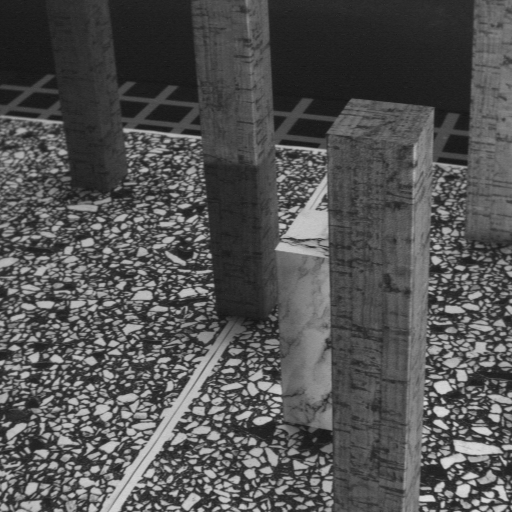
#> input picture Flow_LK/data/insight23.png, 512 x 512 px
$ python test.py
#> lines starting #> are read from the running program, lines starting #| are printed output that depends on the picture
import cv2
import numpy as np
import matplotlib.pyplot as plt

img0 = cv2.imread("data/insight23.png", cv2.IMREAD_GRAYSCALE)
#> img0 is the input picture: shape (512, 512); min 19, max 223, mean 82.1
img1 = cv2.imread("data/insight25.png", cv2.IMREAD_GRAYSCALE)
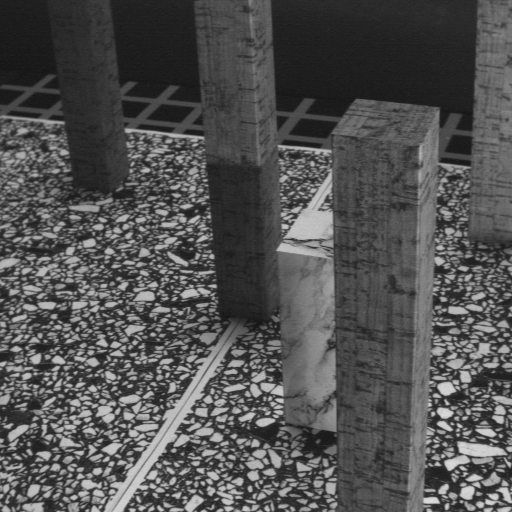
#> input picture Flow_LK/data/insight25.png, 512 x 512 px
#> img1 is the input picture: shape (512, 512); min 18, max 222, mean 81.4

feature_params = dict(maxCorners=100, qualityLevel=0.3, minDistance=7, blockSize=7)
lk_params = dict(
        winSize=(15, 15),
        maxLevel=2,
        criteria=(cv2.TERM_CRITERIA_EPS | cv2.TERM_CRITERIA_COUNT, 10, 0.03),
    )

flow = cv2.calcOpticalFlowFarneback(img0, img1, None, 0.5, 3, 5, 3, 5, 1.2, 0)

mask = np.full_like(img0, False, dtype=bool)
for i in range(0, img0.shape[0], 20):
    for j in range(0, img0.shape[1], 20):
        mask[i, j] = True
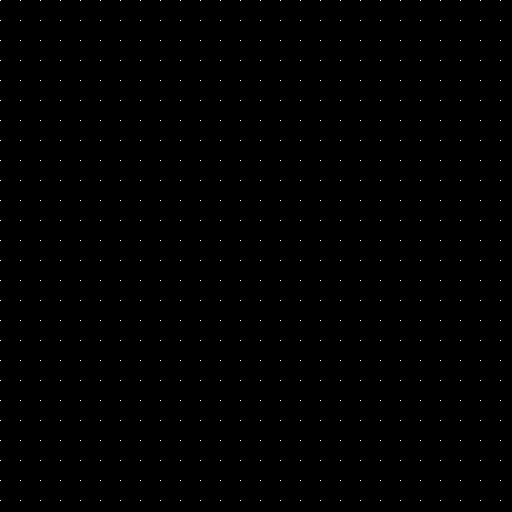
#> mask: shape (512, 512) bool; 0.26% white in thin lines or dots

X, Y = np.meshgrid(np.arange(0, img0.shape[1]), np.arange(0, img0.shape[0]))
plt.imshow(img0, cmap='gray')
plt.quiver(X[mask], Y[mask], flow[mask,0], flow[mask,1], color='red', width=0.01)
plt.show()
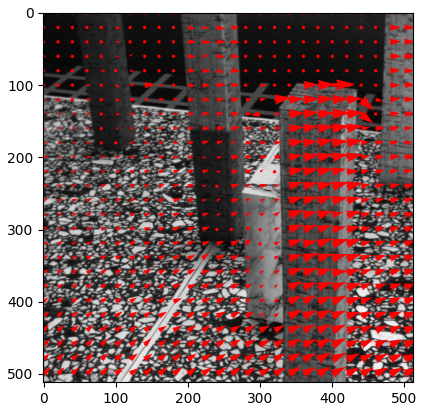
#> figure drawn by matplotlib, 1 panel
